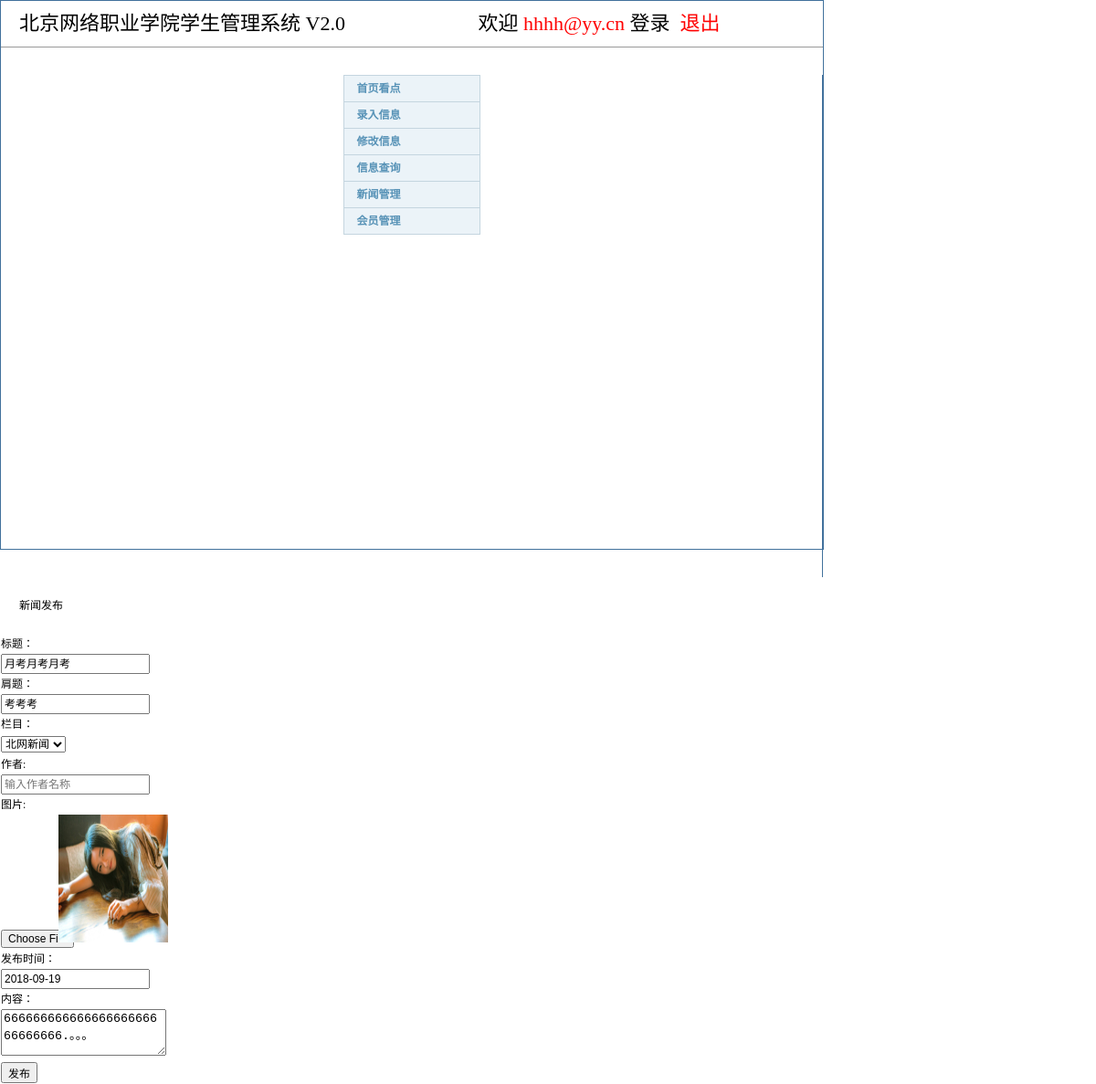
The app's page /news-update.php?sid=21 (signed in) with its own data.
### tables this page shows
CREATE TABLE `news` (
  `id` int(11) NOT NULL AUTO_INCREMENT,
  `标题` varchar(255) NOT NULL,
  `肩题` varchar(255) NOT NULL,
  `图片` varchar(200) NOT NULL,
  `内容` text NOT NULL,
  `发布时间` date NOT NULL,
  `创建时间` char(11) DEFAULT NULL,
  `userid` char(50) NOT NULL,
  `columnid` char(10) NOT NULL,
  PRIMARY KEY (`id`)
);

### news-update.php (the view, shortened to what this page needs)
<?php include "head.php" ?>
<?php
$sid = empty($_REQUEST["sid"])?"null":$_REQUEST["sid"];
if ($sid == "null") {
	die ("请选择要修改的记录");
}else{
include ('conn.php');
$sql = "select * from news where id='{$sid}'";
$sql1 = "select name from newscolumn";
$result = mysqli_query($conn,$sql);
$result1 = mysqli_query($conn,$sql1);
if (mysqli_num_rows($result) > 0){
	$row = mysqli_fetch_assoc($result);
}else{
	echo "找不到该记录";
}
}
?>
		<div class="sui-layout" style="height: 550px">
		  <div class="sidebar" style="height:100%;border-right:1px solid #41719c;">
<?php include "leftmenu.php" ?>
		  </div>
		  <div class="content">
			<p class="sui-text-xxlarge my-padd">新闻发布</p>
			<form class="sui-form form-horizontal sui-validate" action="news-save.php" method="post" enctype="multipart/form-data">
			  <div class="control-group">
			    <label for="titles" class="control-label">标题：</label>
			    <div class="controls">
			      <input type="text" id="titles" name="titles" class="input-large input-fat" placeholder="输入新闻标题" value="<?php echo $row['标题']; ?>">
			    </div>
			  </div>
			  <div class="control-group">
			    <label for="kicker" class="control-label">肩题：</label>
			    <div class="controls">
			      <input type="text" id="kicker" name="kicker" class="input-large input-fat" placeholder="输入新闻肩题" value="<?php echo $row['肩题']; ?>">
			    </div>
			  </div>
			  <div class="control-group">
			    <label for="Column" class="control-label">栏目：</label>
			    <div class="controls">
					<select  name="Column" id="Column" value="<?php echo $row['columnid'];?>">
						<?php
							if( mysqli_num_rows($result1) > 0 ){
								while ( $row1 = mysqli_fetch_assoc($result1) ) {
									echo "<option value='{$row1['name']}'>{$row1['name']}</option>";
								}
							}else{
								echo "<option value=''>请先添加栏目信息</option>";
							}
						?>
					</select>
			    </div>
			  </div>
			  <div class="control-group">
				<label for="inputEmail" class="control-label">作者:</label>
				<div class="controls">
					<input type="text" id="author" name="author" class="input-large input-fat" data-rules="required" placeholder="输入作者名称" value="<?php echo $_SESSION['usname']; ?>" readonly>
				</div>
			  </div>
			  <div class="control-group">
				<label for="inputEmail" class="control-label" id="picture" name="picture">图片:</label>
				<div class="controls">
            		<img src="<?php echo $row['图片']; ?>" width="120px" height="140px" style="margin-left: -167px;">
				</div>
			</div>
			  <div class="control-group">
			  	<label for="Issue" class="control-label">发布时间：</label>
			  	<div class="controls">
					<input type="text" name="Issue" id="Issue" class="input-large input-fat" data-toggle="datepicker" placeholder="请选择发布时间" value="<?php echo $row['发布时间']; ?>">
				</div>
			  </div>
			  <div class="control-group">
			  	<label for="Content" class="control-label">内容：</label>
			  	<div class="controls">
  					<textarea rows="3" id="Content" name="Content" placeholder="输入内容" data-rules="required"><?php echo $row['内容']; ?></textarea>
			  	</div>
			  </div>
			  <div class="control-group">
			  	<div class="controls">
			  		<input type="submit" value="发布" name="" class="sui-btn btn-large btn-primary">
			  	</div>
			  </div>
			</form>
		  </div>
		</div>
	</div>
</body>
</html>

### css/default.css (style rules this page uses)
body { margin:0;padding:0 0 12px 0;font-size:12px;line-height:22px;font-family:"\5b8b\4f53","Arial Narrow";background:#fff; }
form,ul,li,p,h1,h2,h3,h4,h5,h6 { margin:0;padding:0; }
input,select { font-size:12px;line-height:16px; }
img { border:0; }
.my-padd { padding:20px; }

### head.php (style rules this page uses)
.content { -webkit-animation-name: fadeIn; -webkit-animation-duration: 2s; -webkit-animation-iteration-count: 1; -webkit-animation-delay: 0s; }

### records on screen
news: titles "月考月考月考", kicker "考考考", 图片 (picture), Issue "2018-09-19", Content "66666666666666666666666666666.。。。"

### other values on screen
$_SESSION['usemail'] "hhhh@yy.cn"
form field Column "北网新闻"
